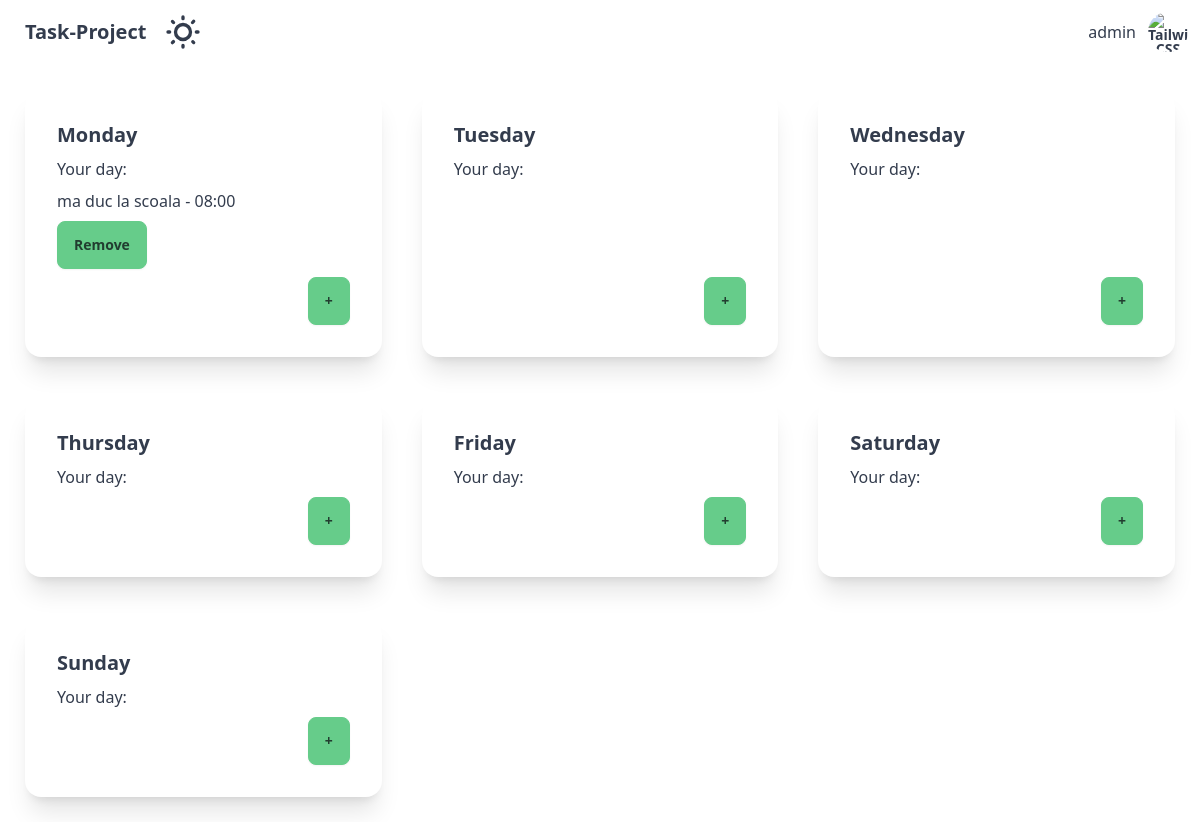
/ (signed in), run on an earlier commit of the app's database.
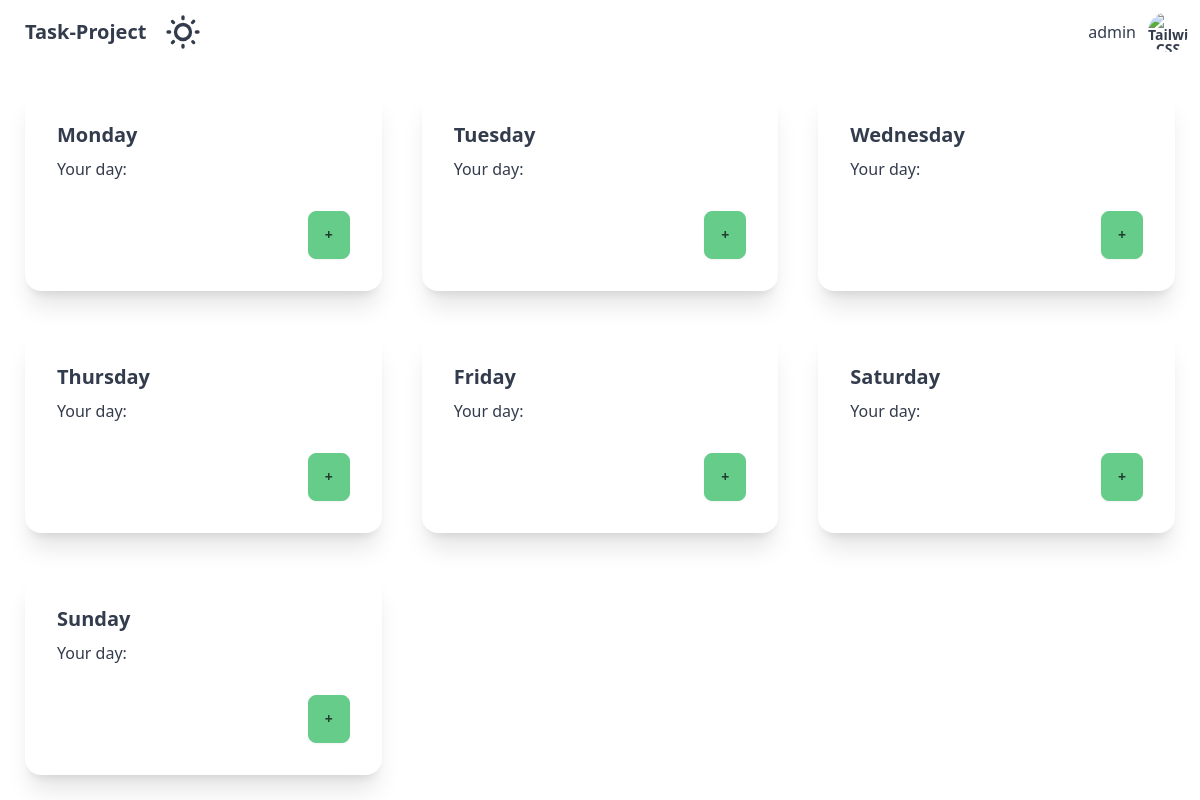
And on a later commit of the database.
### tables this page shows
CREATE TABLE "PROGRAM" (
	"activities"	TEXT,
	"time"	INTEGER,
	"day"	INTEGER,
	"id"	INTEGER COLLATE UTF16CI,
	"user_id"	INTEGER,
	PRIMARY KEY("id"),
	FOREIGN KEY("user_id") REFERENCES "DETAILS"("id")
);

### app.py (the view)
@app.route('/')
def index():
    if 'user_id' in session and 'usernm' in session:
        user_id = session['user_id']
        username = session['usernm']
        conn = get_db_connection()
        cursor = conn.cursor()
        cursor.execute('SELECT * FROM PROGRAM WHERE user_id = ?', (user_id,))
        user_programs = cursor.fetchall()
        conn.close()
        return render_template('index.html', username=username, user_programs=user_programs)
    else:
        return redirect(url_for('login'))

### app.py (called while the page is built)
def get_db_connection():
    conn = sqlite3.connect('database.db')
    conn.row_factory = sqlite3.Row
    return conn

### templates/index.html (shortened to what this page needs)
<!DOCTYPE html>
<html data-theme="emerald">
<head>
    <link href="https://cdn.jsdelivr.net/npm/daisyui@4.7.3/dist/full.min.css" rel="stylesheet" type="text/css" />
    <script src="https://cdn.tailwindcss.com"></script>
</head>
<body class="w-full h-full">
    <div class="navbar bg-base-100">
        <div class="flex-1">
          <a class="btn btn-ghost text-xl">Task-Project</a>
          <label class="swap swap-rotate">
            <input type="checkbox" class="theme-controller" value="dim" />
          </label>
        </div>
        <div class="flex-none gap-2">
          <div class="form-control">
           <p>{{username}}</p>
          </div>
          <div class="dropdown dropdown-end">
            <div tabindex="0" role="button" class="btn btn-ghost btn-circle avatar">
              <div class="w-10 rounded-full">
                <img alt="Tailwind CSS Navbar component" src="https://static.vecteezy.com/system/resources/thumbnails/005/545/335/small/user-sign-icon-person-symbol-human-avatar-isolated-on-white-backogrund-vector.jpg" />
              </div>
            </div>
          </div>
        </div>
      </div>
<div class="grid-container">
{% for day in ['Monday', 'Tuesday', 'Wednesday', 'Thursday', 'Friday', 'Saturday', 'Sunday'] %}
<div class="card bg-base-100 shadow-xl">
    <div class="card-body">
        <h2 class="card-title">{{ day }}</h2>
        <p>Your day:</p>
        {% for program in user_programs %}
            {% if program['day'] == day %}
                <p>{{ program['activities'] }} - {{ program['time'] }}</p>
                <form action="{{ url_for('delete_activity') }}" method="post">
                    <button type="submit" class="btn btn-primary">Remove</button>
                </form>
            {% endif %}
        {% endfor %}
        <div class="card-actions justify-end">
            <button class="btn btn-primary" onclick="openPopup('popup{{ loop.index }}')">+</button>
        </div>
    </div>
</div>
    {% endfor %}
</div>
</body>
</html>

### templates/index.html (style rules this page uses)
.grid-container { display: grid; grid-template-columns: repeat(auto-fill, minmax(350px, 1fr)); grid-gap: 40px; padding: 25px; }
body { display: flex; flex-direction: column; min-height: 100vh; }
.grid-container { flex: 1; }

What changed in the data, as far as the page shows it:
no longer on this page (row edited): PROGRAM: activities "ma duc la scoala", time "08:00"
